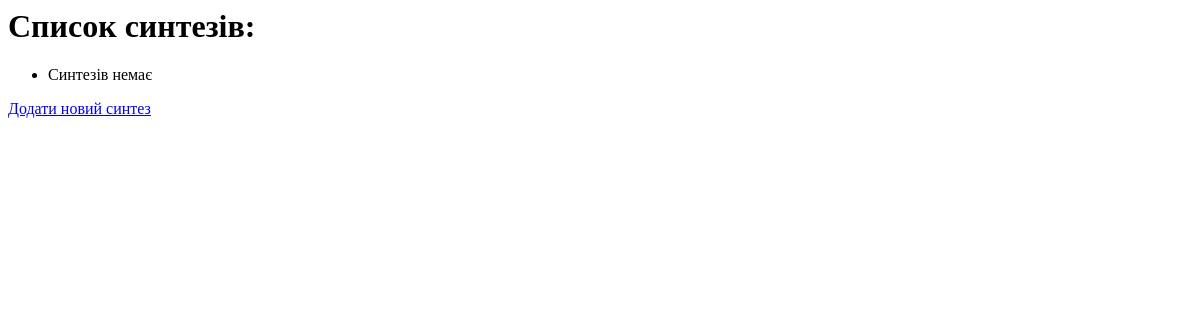
Before: /chembook/synthesis/ (signed in) with the older database file.
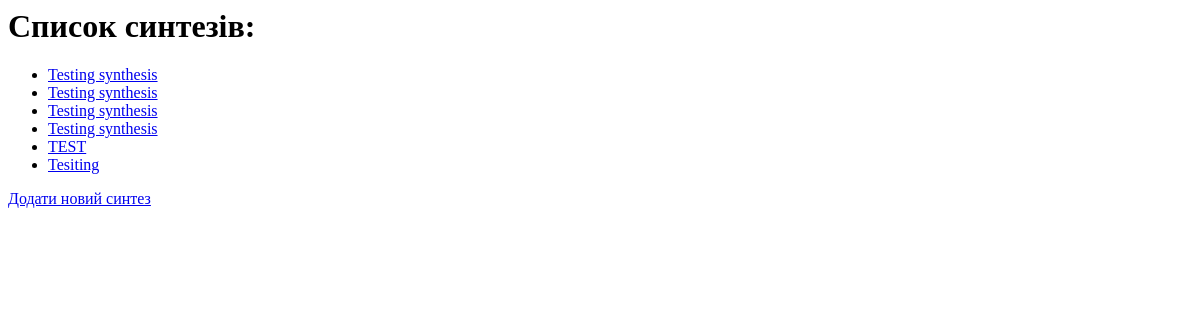
After: the same page with the newer database file.
### chembook/models.py (models this page shows, shortened)
class Synthesis(models.Model):
    name = models.CharField(max_length=255, blank=True, null=True)
    description = models.CharField(max_length=255, blank=True, null=True)
    main_product = models.ForeignKey(Substance, on_delete=models.SET_NULL, blank=True, null=True, related_name='producing_syntheses')
    author = models.ForeignKey(StandardUser, on_delete=models.SET_NULL, blank=True, null=True, related_name='syntheses')
    number_of_stages = models.IntegerField(default=0)
    class Meta:
        default_permissions = ('delete','change','view')
        permissions = [
            ('add_reaction', 'Може створювати реакції в цьому синтезі'),
            ('add_pathway','Може додавати шляхи синтезу'),
            ('add_stage','Може додавати стадії синтезу')
        ]

### chembook/views.py (the view)
# urls.py: path('synthesis/', views.SynthesisListView.as_view(),name='synthesis_list'),
class SynthesisListView(LoginRequiredMixin, ListView):
    model = Synthesis
    template_name = 'chembook/synthesis_list.html'
    context_object_name = 'syntheses'

### chembook/templates/chembook/synthesis_list.html (shortened to what this page needs)
<h1>Список синтезів:</h1>
<ul>
    {% for synthesis in syntheses %}
        <li><a href="{% url 'chembook:synthesis_details' synthesis.id %}">{{ synthesis.name }}</a></li>
    {% empty %}
        <li>Синтезів немає</li>
    {% endfor %}
</ul>
 <a href="{% url 'chembook:synthesis_create' %}">Додати новий синтез</a>

Changed rows visible on the page:
added Synthesis: name "Testing synthesis"
added Synthesis: name "Testing synthesis"
added Synthesis: name "Testing synthesis"
added Synthesis: name "Testing synthesis"
added Synthesis: name "TEST"
added Synthesis: name "Tesiting"
Other visible differences:
text no longer shown: "Синтезів немає"
